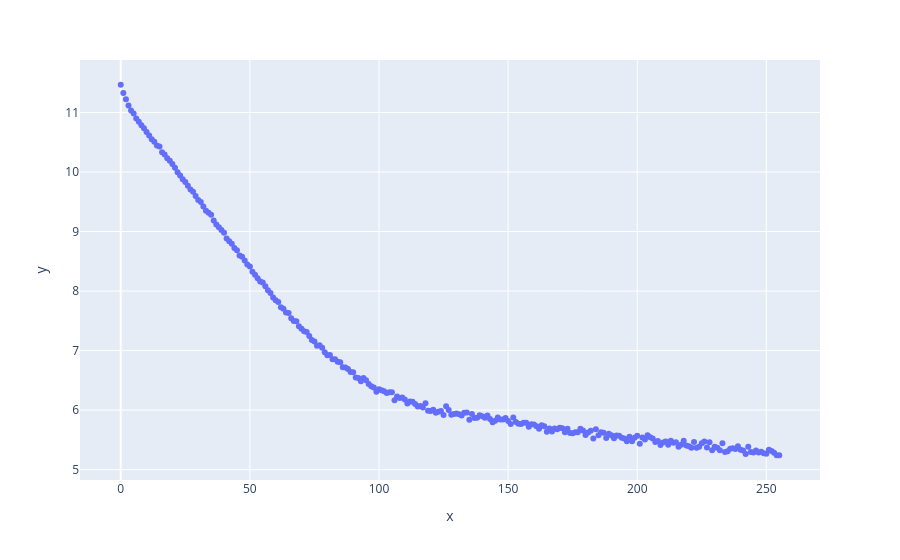

Notebook source saved alongside this figure:
### Code cell
index = np.arange(0,len(loss_graph),1)
plt.figure(figsize=(12,8))
plot = px.scatter(x = index, y= loss_graph)
plot.show()

### Figure 1 — Plotly figure (JSON) as saved in the notebook; plotly's stock layout.template omitted (floating-point values rounded to 4 significant figures; data arrays with more than 128 entries replaced by an {"elided": "..."} marker saying what was removed)
{"data": [{"hovertemplate": "x=%{x}<br>y=%{y}<extra></extra>", "legendgroup": "", "marker": {"color": "#636efa", "symbol": "circle"}, "mode": "markers", "name": "", "orientation": "v", "showlegend": false, "type": "scatter", "x": {"elided": "256 int values"}, "xaxis": "x", "y": {"elided": "256 float values"}, "yaxis": "y"}], "layout": {"legend": {"tracegroupgap": 0}, "margin": {"t": 60}, "xaxis": {"anchor": "y", "domain": [0, 1], "title": {"text": "x"}}, "yaxis": {"anchor": "x", "domain": [0, 1], "title": {"text": "y"}}}}
